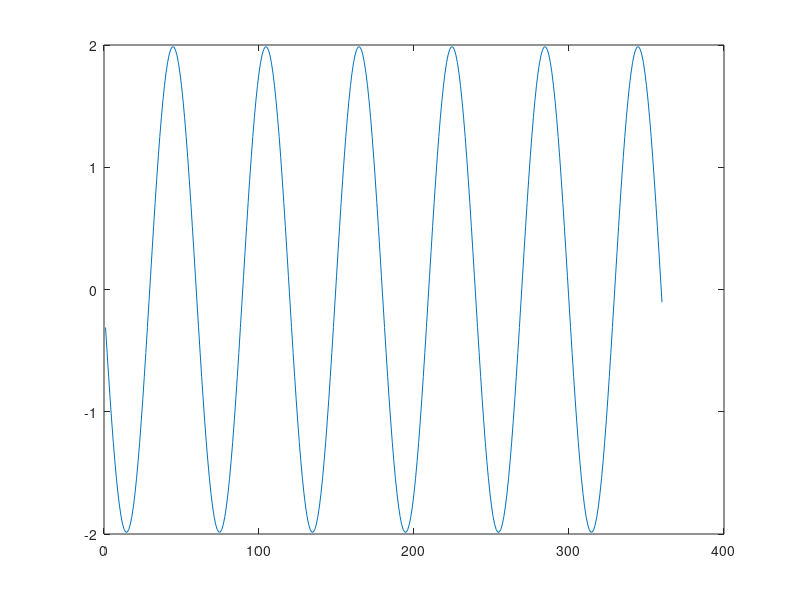

The MATLAB source for this figure:
clear
clc
mu0=4*pi*10^-7;
mur=1.03;
Br=1.22;
alpha_r=0.9;
p=6;
k=30;
Hm=4;
g=8;
Rs=18;
L=140
Rm=Rs+g;
Rr=Rs+Hm+g;
Ba=zeros();
B=zeros(360,1);
M_=4*Br/(pi*mu0);
alpha_=pi*alpha_r/2;
%Calculation Fourier series of Magnet induction 
for i=1:k
  n=2*i-1;
  np=n*p;
  M=M_*sin(alpha_*n)/n;
  if (i==1)
    Ba(i)=(mu0*M/mur)*((Rm/Rs)^(2)-(Rr/Rs)^(2)+(Rr/Rs)^(2)*log((Rm/Rr)^(2)))/(((mur+1)/mur)*(1-(Rr/Rs)^(2))-((mur-1)/mur)*((Rm/Rs)^2-(Rr/Rm)^2));
    else  
    Ba(i)=2*(mu0*M/mur)*(np/(np^2-1))*((Rs/Rm)^(np+1))*((np-1)+2*(Rr/Rm)^(np+1)-(np+1)*(Rr/Rm)^(2*np))/(((mur+1)/mur)*(1-(Rr/Rs)^(2*np))-((mur-1)/mur)*((Rm/Rs)^(2*np)-(Rr/Rm)^(2*np)));
    end
  end
  plot(Ba)
for ang_=1:360
  tetta=ang_/360*(2*pi);
  for i=1:k
    n=2*i-1;
    B(ang_)=B(ang_)+Ba(i)*cos(n*p*tetta);
    end
  end
  plot(B)
Be=zeros(0);  
for i=1:360
  Be_=0;
  for k=1:360/(2*p)
    if i+k<=360
    Be_=B(i+k)+Be_;
    else
    Be_=B(i+k-360)+Be_;
    end
    end
  Be(i)=Be_;
  end
  Be=Be*2*p/(360);
  psi=Be*L*2*3.14*Rs/(1000*1000);

  e=psi*314;
  plot(e)   
  w=round(24/max(e))
  
%B=2*(mu0*M(n)/mur)*(n*p/((n*p)^2-1))*(Rs/Rm)^(n*p-1)*((n*p-1)*(Rm)^(2*n*p)+2*(Rr)^(2*n*p+1)*(Rm)^(2*n*p-1)-(n*p-1)*(Rr)^(2*n*p))/(((mur+1)/mur)*((Rs)^(2*n*p)-(Rm)^(2*n*p))-((mur-1)/mur)*((Rm)^(2*n*p))-(Rs*Rr/Rm)^(2*n*p))
